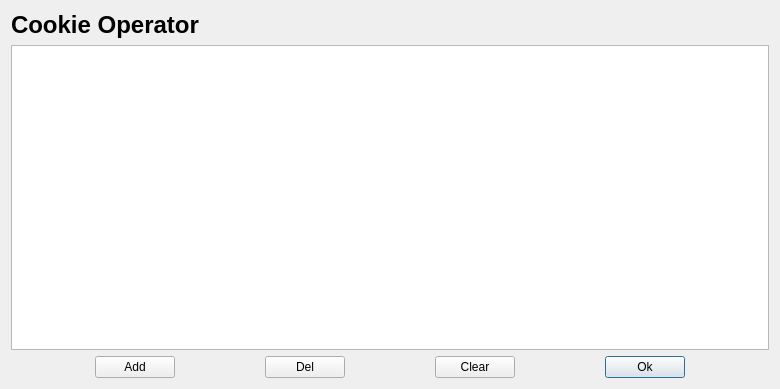
<?xml version="1.0" encoding="UTF-8"?>
<ui version="4.0">
 <class>CookieOperatorDialog</class>
 <widget class="QDialog" name="CookieOperatorDialog">
  <property name="geometry">
   <rect>
    <x>0</x>
    <y>0</y>
    <width>780</width>
    <height>389</height>
   </rect>
  </property>
  <property name="minimumSize">
   <size>
    <width>780</width>
    <height>0</height>
   </size>
  </property>
  <property name="windowTitle">
   <string>Cookie Operator</string>
  </property>
  <property name="modal">
   <bool>true</bool>
  </property>
  <layout class="QGridLayout" name="gridLayout">
   <item row="0" column="0" colspan="9">
    <widget class="QLabel" name="label">
     <property name="font">
      <font>
       <pointsize>18</pointsize>
       <weight>75</weight>
       <bold>true</bold>
      </font>
     </property>
     <property name="text">
      <string>Cookie Operator</string>
     </property>
    </widget>
   </item>
   <item row="1" column="0" colspan="9">
    <widget class="QTableView" name="tableView"/>
   </item>
   <item row="2" column="0">
    <spacer name="horizontalSpacer">
     <property name="orientation">
      <enum>Qt::Horizontal</enum>
     </property>
     <property name="sizeHint" stdset="0">
      <size>
       <width>80</width>
       <height>20</height>
      </size>
     </property>
    </spacer>
   </item>
   <item row="2" column="1">
    <widget class="QPushButton" name="addButton">
     <property name="text">
      <string>Add</string>
     </property>
     <property name="autoDefault">
      <bool>false</bool>
     </property>
    </widget>
   </item>
   <item row="2" column="2">
    <spacer name="horizontalSpacer_2">
     <property name="orientation">
      <enum>Qt::Horizontal</enum>
     </property>
     <property name="sizeHint" stdset="0">
      <size>
       <width>80</width>
       <height>20</height>
      </size>
     </property>
    </spacer>
   </item>
   <item row="2" column="3">
    <widget class="QPushButton" name="delButton">
     <property name="text">
      <string>Del</string>
     </property>
     <property name="autoDefault">
      <bool>false</bool>
     </property>
    </widget>
   </item>
   <item row="2" column="4">
    <spacer name="horizontalSpacer_3">
     <property name="orientation">
      <enum>Qt::Horizontal</enum>
     </property>
     <property name="sizeHint" stdset="0">
      <size>
       <width>79</width>
       <height>20</height>
      </size>
     </property>
    </spacer>
   </item>
   <item row="2" column="5">
    <widget class="QPushButton" name="clearButton">
     <property name="text">
      <string>Clear</string>
     </property>
     <property name="autoDefault">
      <bool>false</bool>
     </property>
    </widget>
   </item>
   <item row="2" column="6">
    <spacer name="horizontalSpacer_4">
     <property name="orientation">
      <enum>Qt::Horizontal</enum>
     </property>
     <property name="sizeHint" stdset="0">
      <size>
       <width>80</width>
       <height>20</height>
      </size>
     </property>
    </spacer>
   </item>
   <item row="2" column="7">
    <widget class="QPushButton" name="okButton">
     <property name="text">
      <string>Ok</string>
     </property>
    </widget>
   </item>
   <item row="2" column="8">
    <spacer name="horizontalSpacer_5">
     <property name="orientation">
      <enum>Qt::Horizontal</enum>
     </property>
     <property name="sizeHint" stdset="0">
      <size>
       <width>80</width>
       <height>20</height>
      </size>
     </property>
    </spacer>
   </item>
  </layout>
 </widget>
 <resources/>
 <connections/>
</ui>
